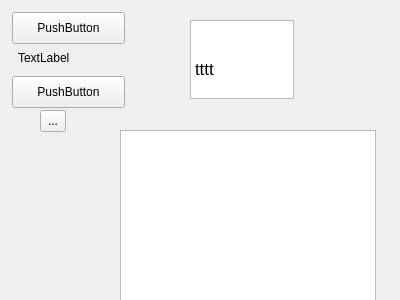
<?xml version="1.0" encoding="UTF-8"?>
<ui version="4.0">
    <class>Form</class>
    <widget class="QWidget" name="Form">
        <property name="geometry">
            <rect>
                <x>0</x>
                <y>0</y>
                <width>400</width>
                <height>300</height>
            </rect>
        </property>
        <property name="windowTitle">
            <string>Form</string>
        </property>
        <widget class="QGraphicsView" name="graphicsView">
            <property name="geometry">
                <rect>
                    <x>120</x>
                    <y>130</y>
                    <width>256</width>
                    <height>192</height>
                </rect>
            </property>
        </widget>
        <widget class="QTextEdit" name="textEdit">
            <property name="geometry">
                <rect>
                    <x>190</x>
                    <y>20</y>
                    <width>104</width>
                    <height>79</height>
                </rect>
            </property>
            <property name="html">
                <string>&lt;!DOCTYPE HTML PUBLIC &quot;-//W3C//DTD HTML 4.0//EN&quot; &quot;http://www.w3.org/TR/REC-html40/strict.dtd&quot;&gt;
                    &lt;html&gt;&lt;head&gt;&lt;meta name=&quot;qrichtext&quot; content=&quot;1&quot; /&gt;&lt;style
                    type=&quot;text/css&quot;&gt;
                    p, li { white-space: pre-wrap; }
                    &lt;/style&gt;&lt;/head&gt;&lt;body style=&quot; font-family:'.SF NS Text'; font-size:13pt;
                    font-weight:400; font-style:normal;&quot;&gt;
                    &lt;p style=&quot; margin-top:0px; margin-bottom:0px; margin-left:0px; margin-right:0px;
                    -qt-block-indent:0; text-indent:0px;&quot;&gt;tttt&lt;/p&gt;&lt;/body&gt;&lt;/html&gt;
                </string>
            </property>
        </widget>
        <widget class="QLabel" name="label">
            <property name="geometry">
                <rect>
                    <x>18</x>
                    <y>50</y>
                    <width>60</width>
                    <height>16</height>
                </rect>
            </property>
            <property name="text">
                <string>TextLabel</string>
            </property>
        </widget>
        <widget class="QPushButton" name="pushButton">
            <property name="geometry">
                <rect>
                    <x>12</x>
                    <y>76</y>
                    <width>113</width>
                    <height>32</height>
                </rect>
            </property>
            <property name="text">
                <string>PushButton</string>
            </property>
        </widget>
        <widget class="QPushButton" name="pushButton_2">
            <property name="geometry">
                <rect>
                    <x>12</x>
                    <y>12</y>
                    <width>113</width>
                    <height>32</height>
                </rect>
            </property>
            <property name="text">
                <string>PushButton</string>
            </property>
        </widget>
        <widget class="QToolButton" name="toolButton">
            <property name="geometry">
                <rect>
                    <x>40</x>
                    <y>110</y>
                    <width>26</width>
                    <height>22</height>
                </rect>
            </property>
            <property name="text">
                <string>...</string>
            </property>
        </widget>
    </widget>
    <resources/>
    <connections/>
</ui>
